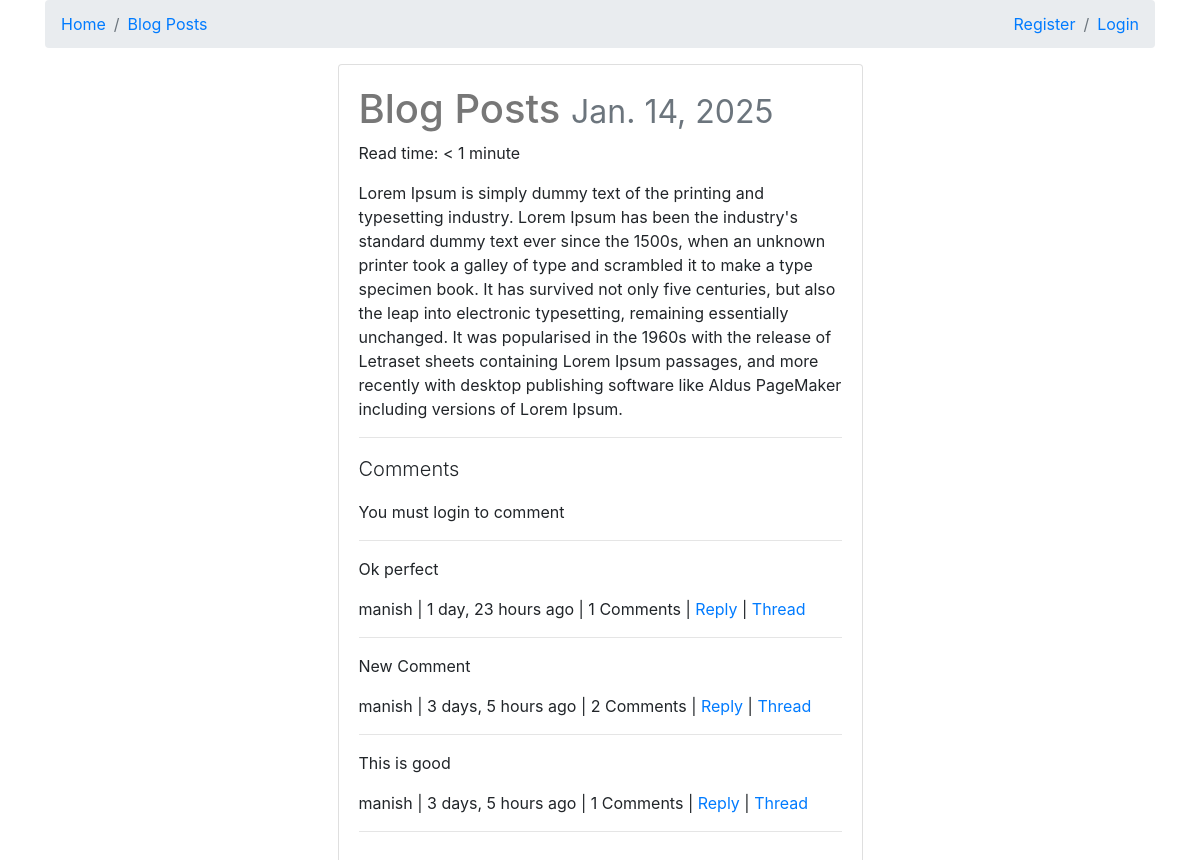
The app's page /blog-posts/, older data.
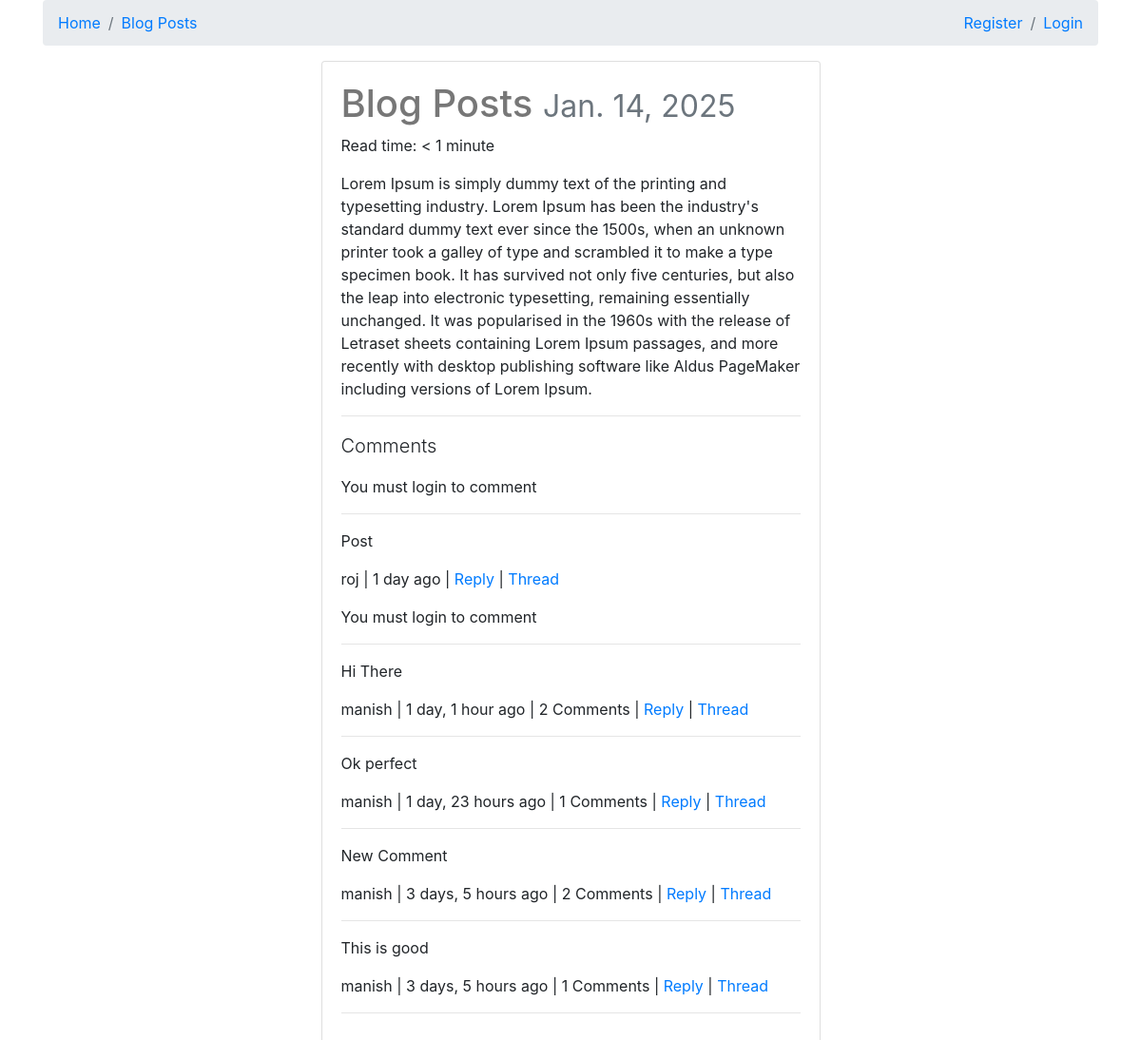
The same page, newer data.
### posts/models.py (models this page shows, shortened)
class Post(models.Model):
    user = models.ForeignKey(settings.AUTH_USER_MODEL, on_delete=models.CASCADE, default=1)
    title = models.CharField(max_length=30)
    slug = models.SlugField(unique=True, blank=True)
    image = models.ImageField(upload_to=upload_location,
            null=True,
            blank=True,
            width_field="width_field",
            height_field="height_field")
    height_field = models.IntegerField(null=True, blank=True)
    width_field = models.IntegerField(null=True, blank=True)
    content = models.TextField()
    draft = models.BooleanField(default=False)
    publish = models.DateField(auto_now=False, auto_now_add=False)
    read_time =  models.IntegerField(default=0) #models.TimeField(null=True, blank=True) # assume minutes
    updated = models.DateTimeField(auto_now=True, auto_now_add=False)
    timestamp = models.DateTimeField(auto_now=False, auto_now_add=True)
    objects = PostManager() # Linking model manager to our model
    def get_absolute_url(self):
        return reverse("posts:detail", kwargs={"slug": self.slug})
    def get_markdown(self):
        content = self.content
        markdown_text = markdown(content)
        return mark_safe(markdown_text)
    @property
    def get_content_type(self):
        instance = self
        content_type = ContentType.objects.get_for_model(instance.__class__)
        return content_type
    class Meta:
        ordering = ["-timestamp", "-updated"]

### comments/models.py (models this page shows, shortened)
class Comment(models.Model):
    user = models.ForeignKey(settings.AUTH_USER_MODEL, on_delete=models.CASCADE, default=1)
    content_type = models.ForeignKey(ContentType, on_delete=models.CASCADE, null=True)
    object_id = models.PositiveIntegerField(null=True)
    content_object = GenericForeignKey("content_type", "object_id")
    parent  = models.ForeignKey("self", null=True, blank=True, on_delete=models.CASCADE)
    objects = CommentManager() # to make sure the instance of CommentManager is available and CommentManager can override other kinds of queries
    class Meta:
        ordering = ['-timestamp']
    content   = models.TextField()
    timestamp = models.DateTimeField(auto_now_add=True)
    def get_absolute_url(self):
        return reverse("comments:thread", kwargs={"id": self.id})
    def children(self):
        return Comment.objects.filter(parent=self)

### posts/views.py (the view, shortened to what this page needs)
# urls.py: path('<slug:slug>/', post_detail, name='detail'),
def post_detail(request, slug):
    instance = get_object_or_404(Post, slug=slug)
    if instance.publish > timezone.now().date() or instance.draft:
        if not request.user.is_authenticated:
            raise Http404
    share_string = quote_plus(instance.content)
    initial_data = {
        "content_type": instance.get_content_type,
        "object_id": instance.id,
    }
    form = CommentForm(request.POST or None, initial=initial_data)
    comments = Comment.objects.filter_by_instance(instance)
    context = {
        "title": instance.title,
        "instance": instance,
        "share_string": share_string,
        "comments": comments,
        "comment_form": form,
    }
    return render(request, 'posts/post_detail.html', context)

### comments/models.py (called while the page is built)
    def filter_by_instance(self, instance):
        content_type = ContentType.objects.get_for_model(instance.__class__) # Used to get  content type object associated with model of instance
        obj_id = instance.id
        qs = super(CommentManager, self).filter(content_type=content_type, object_id=obj_id).filter(parent=None) # It is getting superclass relating to instance in other words Comment.objects
        return qs

### posts/templates/posts/post_detail.html (shortened to what this page needs)
{% extends "posts/base.html" %}
{% block post_detail_link %}
<li class="breadcrumb-item"> <a href='{{ instance.get_absolute_url }}'> {{ instance.title }} </a> </li>
{% endblock %}
{% block content %}
<div class="col-12 col-sm-10 col-md-8 col-lg-6 mb-1 offset-sm-1 offset-md-2 offset-lg-3">
    <div class="card">
        <div class="card-body">
            <h1>{{ instance.title }}
                <small class="text-muted">{{ instance.publish }}</small>
            </h1>
            <p>Read time: {% if instance.read_time <= 1 %} < 1 minute {% else %} {{ instance.read_time }} minutes {% endif %} </p>
            <div class="post-detail-item">
                {{ instance.get_markdown }}
            </div>
            <hr/>
            <div>
                <p class='lead'>Comments</p>
                {% if request.user.is_authenticated %}
                <form method="POST" action="."> {% csrf_token %}
                    {{ comment_form }}
                    <input type='submit' value='Post comment' class='btn btn-primary'>
                </form>
                {% else %}
                <p>You must login to comment</p>
                {% endif %}
                <hr/>
                {% for comment in comments %}
                    <blockquote>
                        <p>{{ comment.content }}</p>
                        <footer>{{ comment.user }} | {{ comment.timestamp|timesince }} ago | {% if comment.children.count > 0 %}{{ comment.children.count }} Comments {% if comment.children.count > 1 %} {% endif %} | {% endif %} <a class='comment-reply-btn' href='#'>Reply</a> | <a class='' href='{{ comment.get_absolute_url }}'>Thread</a> </footer>
                        <div class='comment-reply' style='display:none;'>
                    </blockquote>
                            {% if request.user.is_authenticated %}
                            <form method="POST" action="."> {% csrf_token %}
                               {{ comment_form }}
                                <input type="hidden" name="parent_id" value="{{ comment.id }}">
                                <input type="submit" value="Reply" class="btn btn-primary">
                            </form>
                            {% else %}
                            <p>You must login to comment</p>
                            {% endif %}
                        </div>
                    </blockquote>
                    <hr/>
                {% endfor %}
            </div>
        </div>
    </div>
</div>
{% endblock content %}

### posts/templates/posts/base.html (shortened to what this page needs)
{% load static %}
<!DOCTYPE html>
<html lang="en">
<head>
    <link href="https://maxcdn.bootstrapcdn.com/bootstrap/4.5.2/css/bootstrap.min.css" rel="stylesheet">
    <link rel='stylesheet' href='{% static "css/base.css" %}'>
</head>
<body>
    <div class='container'>
        <ul class="breadcrumb d-flex">
            <li class="breadcrumb-item"><a href="{% url "posts:list" %}">Home</a></li>
             {% block post_detail_link %}
             {% endblock %}
            <div class="ml-auto d-flex">
                {% if not request.user.is_authenticated %}
                <li class="breadcrumb-item"><a href="{% url 'register' %}">Register</a></li>
                <li class="breadcrumb-item"><a href="{% url 'login' %}">Login</a></li>
                {% else %}
                <li class="breadcrumb-item"><a href="{% url 'logout' %}">Logout</a></li>
            </div>
            {% endif %}
        </ul>
    {% block content %}{% endblock content %}
    </div>
</body>
</html>

### static/css/base.css (style rules this page uses)
h1 { color: #777777; }

Row changes from the older to the newer data that the page shows:
added Comment: content "Post", user "roj", timestamp "1 day", shows "You must login to comment"
added Comment: content "Hi There", user "manish", timestamp "1 day, 1 hour", children.count "2"
